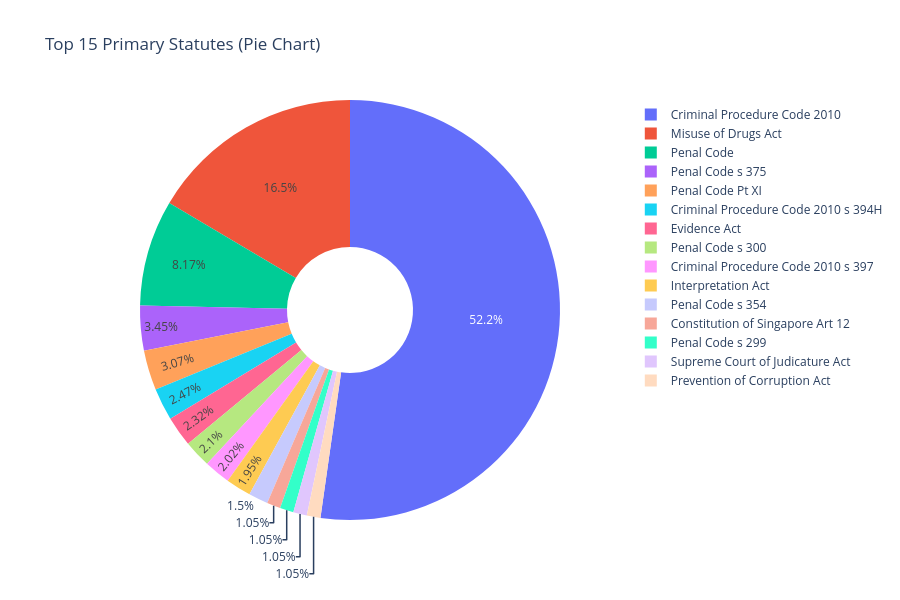

The cell this chart's notebook holds for it:
### Markdown cell above
## 4. Primary Statute Analysis

### Code cell
# Distribution of Primary Statutes
statute_counts = df['primary_statute'].value_counts().head(15)

fig = px.pie(
    values=statute_counts.values,
    names=statute_counts.index,
    title="Top 15 Primary Statutes (Pie Chart)",
    hole=0.3
)
fig.update_layout(height=600)
fig.show()

print(f"Total unique primary statutes: {df['primary_statute'].nunique()}")
print(f"\nTop 15 statutes:")
print(statute_counts)

### Figure 1 — Plotly figure (JSON) as saved in the notebook; plotly's stock layout.template omitted (floating-point values rounded to 4 significant figures)
{"data": [{"domain": {"x": [0, 1], "y": [0, 1]}, "hole": 0.3, "hovertemplate": "label=%{label}<br>value=%{value}<extra></extra>", "labels": ["Criminal Procedure Code 2010", "Misuse of Drugs Act", "Penal Code", "Penal Code s 375", "Penal Code Pt XI", "Criminal Procedure Code 2010 s 394H", "Evidence Act", "Penal Code s 300", "Criminal Procedure Code 2010 s 397", "Interpretation Act", "Penal Code s 354", "Constitution of Singapore Art 12", "Penal Code s 299", "Supreme Court of Judicature Act", "Prevention of Corruption Act"], "legendgroup": "", "name": "", "showlegend": true, "type": "pie", "values": [697, 220, 109, 46, 41, 33, 31, 28, 27, 26, 20, 14, 14, 14, 14]}], "layout": {"height": 600, "legend": {"tracegroupgap": 0}, "title": {"text": "Top 15 Primary Statutes (Pie Chart)"}}}
